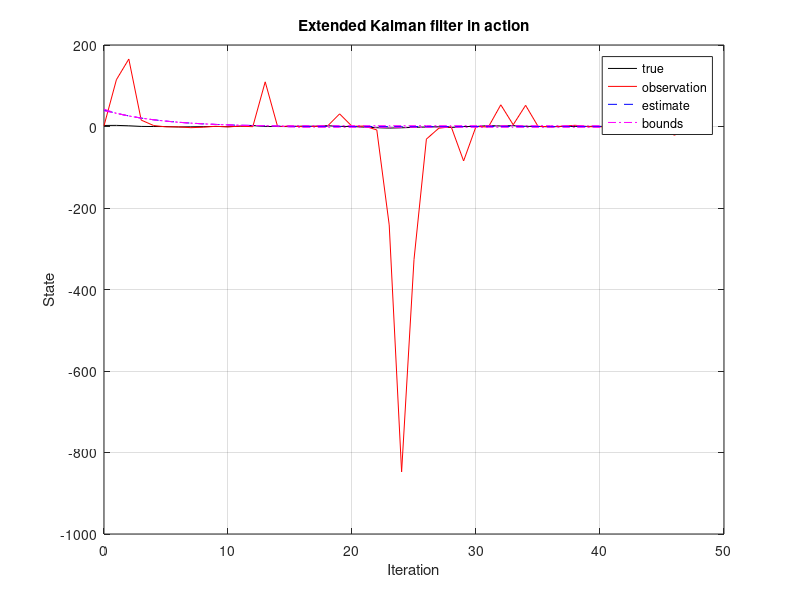
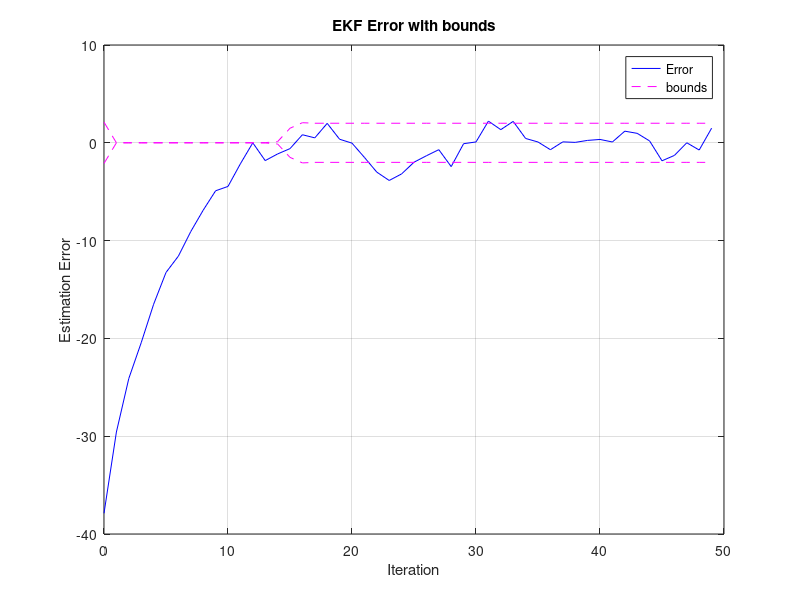
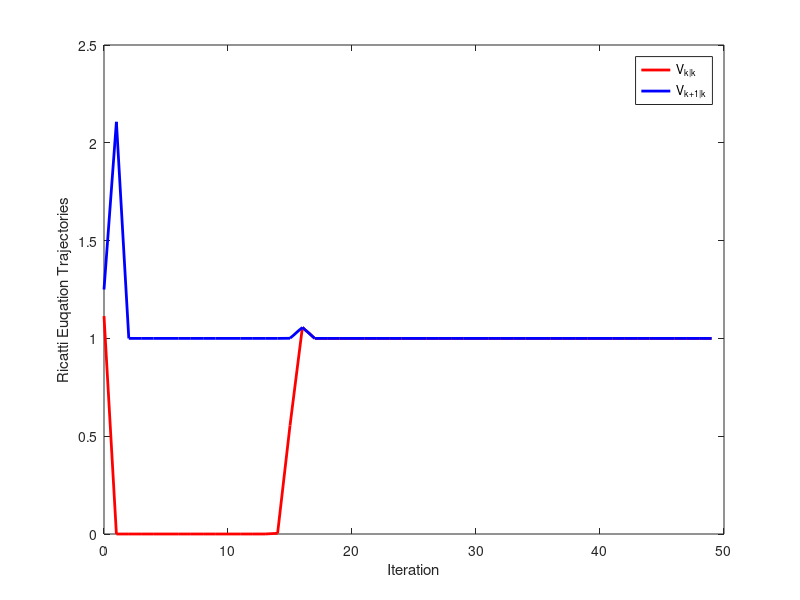

Write MATLAB code to recreate these figures, in order.
close all
clear all
clc
% Initialize simulation variables
SigmaW = 1; % Process noise covariance
SigmaV = 1; % Sensor noise covariance
maxIter = 50;

xtrue =1+ randn(1); % Initialize true system initial state
ztrue = 1 +randn(1)
xhat = 1; % Initialize Kalman filter initial estimate
SigmaX = 1; % Initialize Kalman filter covariance
u = 0; % Unknown initial driving input: assume zero

% Reserve storage for variables we might want to plot/evaluate
xstore = zeros(maxIter+1,length(xtrue)); xstore(1,:) = xtrue;
xhatstore = zeros(maxIter,length(xhat));
zstore = zeros(maxIter+1,length(xtrue)); zstore(1,:)=ztrue;
SigmaXstore = zeros(maxIter,length(xhat)^2);
SigmaXstoreplus = zeros(maxIter, length(xhat));

for k = 1:maxIter,
% EKF Step 0: Compute Ahat, Bhat
% Note: For this example, x(k+1) = x_k^3/(1+x_k^2) + w(k)
Ahat = (3*xhat^2-xhat^4)/(1+xhat^2)^2; Bhat=1;
% EKF Step 1a: State estimate time update
% Note: You need to insert your system's f(...) equation here
xhat = xhat^3/(1+xhat^2)

% EKF Step 1b: Error covariance time update
SigmaX = Ahat*SigmaX*Ahat' + Bhat*SigmaW*Bhat';
SigmaXstoreplus(k,:)=SigmaX(:)
% [Implied operation of system in background, with
% input signal u, and output signal z]
w = chol(SigmaW)'*randn(1);
v = chol(SigmaV)'*randn(1);

ztrue = xtrue^5 + v; % z is based on present x and u
xtrue = xtrue^3/(1+xtrue^2) + w; % future x is based on present u

% EKF Step 1c: Estimate system output
% Note: You need to insert your system's h(...) equation here
Chat = 5*xhat^4; Dhat = 1;
zhat = xhat^5;
% EKF Step 2a: Compute Kalman gain matrix
L = SigmaX*Chat'/(Chat*SigmaX*Chat' + Dhat*SigmaV*Dhat');
% EKF Step 2b: State estimate measurement update
xhat = xhat + L*(ztrue - zhat);

SigmaX = SigmaX - L*Chat*SigmaX;
% [Store information for evaluation/plotting purposes]
xstore(k+1,:) = xtrue; xhatstore(k,:) = xhat;
zstore(k+1,:) = ztrue; 
SigmaXstore(k,:) = SigmaX(:);
end

figure(1); clf;
plot(0:maxIter-1,xstore(1:maxIter),'k-',0:maxIter-1,zstore(1:maxIter),'r-',0:maxIter-1,xhatstore,'b--', ...
0:maxIter-1,xhatstore+2*sqrt(SigmaXstore),'m-.',...
0:maxIter-1,xhatstore-2*sqrt(SigmaXstore),'m-.'); grid;
legend('true','observation','estimate','bounds'); xlabel('Iteration'); ylabel('State');
title('Extended Kalman filter in action');
figure(2); clf;
plot(0:maxIter-1,xstore(1:maxIter)-xhatstore,'b-',0:maxIter-1, ...
2*sqrt(SigmaXstore),'m--',0:maxIter-1,-2*sqrt(SigmaXstore),'m--');
grid; 
legend('Error','bounds');
title('EKF Error with bounds');
xlabel('Iteration'); ylabel('Estimation Error');
figure(3);clf
plot(0:maxIter-1,SigmaXstore,'r','LineWidth',2)
hold on 
plot(0:maxIter-1,SigmaXstoreplus,'b','LineWidth',2)
legend('V_{k|k}','V_{k+1|k}')
xlabel('Iteration'); ylabel('Ricatti Euqation Trajectories');